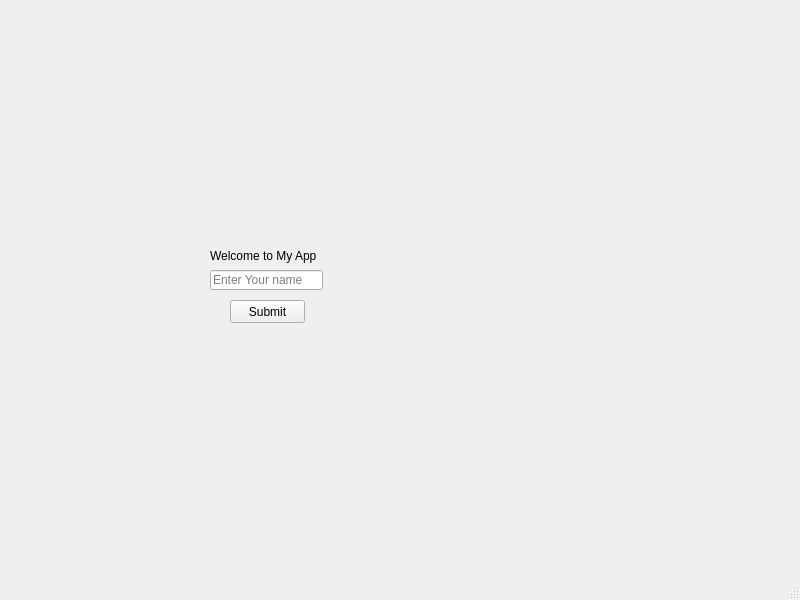
<?xml version="1.0" encoding="UTF-8"?>
<ui version="4.0">
 <class>MainWindow</class>
 <widget class="QMainWindow" name="MainWindow">
  <property name="geometry">
   <rect>
    <x>0</x>
    <y>0</y>
    <width>800</width>
    <height>600</height>
   </rect>
  </property>
  <property name="windowTitle">
   <string>MainWindow</string>
  </property>
  <widget class="QWidget" name="centralwidget">
   <widget class="QPushButton" name="pushButton">
    <property name="geometry">
     <rect>
      <x>230</x>
      <y>300</y>
      <width>75</width>
      <height>23</height>
     </rect>
    </property>
    <property name="text">
     <string>Submit</string>
    </property>
   </widget>
   <widget class="QLabel" name="label">
    <property name="geometry">
     <rect>
      <x>210</x>
      <y>240</y>
      <width>111</width>
      <height>31</height>
     </rect>
    </property>
    <property name="text">
     <string>Welcome to My App</string>
    </property>
   </widget>
   <widget class="QLineEdit" name="lineEdit">
    <property name="geometry">
     <rect>
      <x>210</x>
      <y>270</y>
      <width>113</width>
      <height>20</height>
     </rect>
    </property>
    <property name="text">
     <string/>
    </property>
    <property name="placeholderText">
     <string>Enter Your name</string>
    </property>
   </widget>
  </widget>
  <widget class="QMenuBar" name="menubar">
   <property name="geometry">
    <rect>
     <x>0</x>
     <y>0</y>
     <width>800</width>
     <height>21</height>
    </rect>
   </property>
  </widget>
  <widget class="QStatusBar" name="statusbar"/>
 </widget>
 <resources/>
 <connections/>
</ui>
